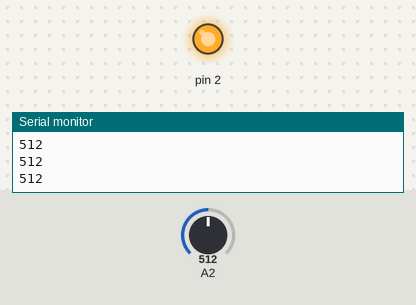
A sketch run on a simulated Arduino Uno, built with avr-gcc and run on an emulated ATmega328P. Shown: output pins drawn as LEDs (lit = HIGH), the last lines printed to the serial monitor. Inputs (shaded band) come from the test bench; at power-on: A2 = 512.

Above: at 1.2 s.
1.3 s: A2 set to 237
2.8 s: A2 set to 213
At 3.3 s:
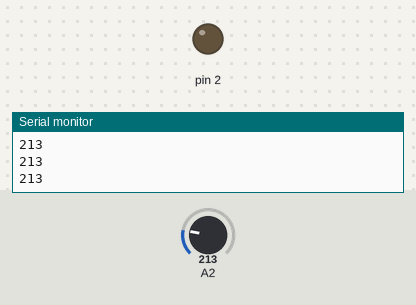
4.3 s: A2 set to 418
5.8 s: A2 set to 444
At 6.8 s:
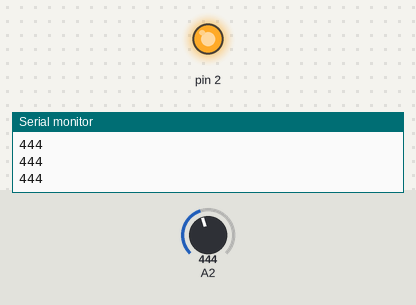
7.3 s: A2 set to 210
At 7.8 s:
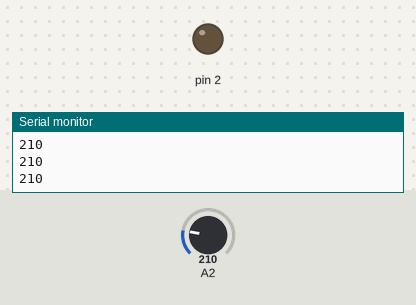
Timing chart, 0 to 9.8 s (numbered marks = the images above; inputs shaded):
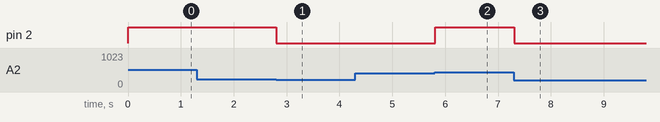

Measured:
- the behaviour switches between 221 and 220 on A2 (found by bisection; images 0 and 1)
- the behaviour switches between 429 and 430 on A2 (found by bisection; images 1 and 2)
- after the input at 2.8 s, pin 2: HIGH → LOW at once
- after the input at 5.8 s, pin 2: LOW → HIGH at once
- after the input at 7.3 s, pin 2: HIGH → LOW at once

The sketch:

vacuum_pump.ino
```cpp
/*
 * COde for Vacuum Pump
 * Analog Input = inHg
 *  625 = 0
 *  430 = -10
 *  325 = -15
 *  220 = -20
 *
 * RELAY
 * Positive on Relay goes to Pin 2
 * Negative on Relay goes to GND
 *
 * SENSOR WIRES
 * WHITE = A2
 * BLUE = GROUND
 * BROWN = 5V
 */
void setup() {
  // put your setup code here, to run once:
pinMode(2, OUTPUT);
Serial.begin(9600);
}

void loop() {


  // put your main code here, to run repeatedly:
int D = analogRead(A2);
Serial.println(D);


if (D >= 430){
analogWrite(2,255);

}

if (D <= 220){
analogWrite(2,0);

}
}
```
